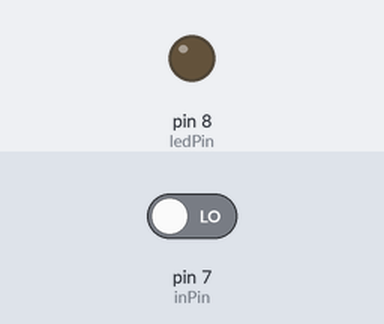
A sketch run on a simulated Arduino Uno, built with avr-gcc and run on an emulated ATmega328P. On the bench: output pins drawn as LEDs (lit = HIGH). Dashed ring = blinking. The inputs (shaded band) are chosen by the test bench; at power-on: pin 7 (inPin) LOW.

Above: at 1.2 s.
1.3 s: pin 7 (inPin) driven HIGH
At 1.6 s:
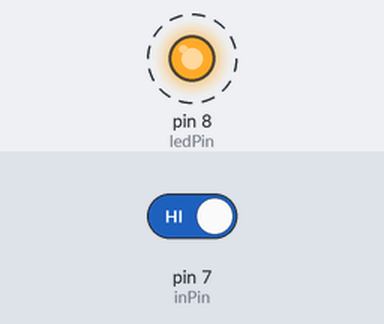
Timing chart, 0 to 10.3 s (numbered marks = the images above; inputs shaded):
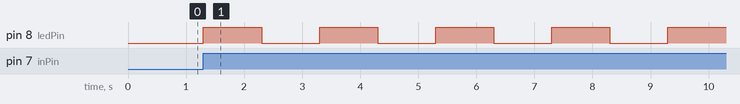

Measured:
- after the input at 1.3 s, pin 8 (ledPin): alternates HIGH for 1.0 s and LOW for 1.0 s, starting at once

The sketch:

TactileSwitch_Practice.ino
```cpp
int ledPin = 8;
int inPin = 7;

void setup() {
  pinMode(ledPin, OUTPUT);
  pinMode(inPin, INPUT);
}

void loop() {
  if( digitalRead(inPin) == HIGH )
  {
    while(true){
      digitalWrite(ledPin, HIGH);
      delay(1000);
      digitalWrite(ledPin, LOW);
      delay(1000);
      /*if(digitalRead(inPin) == HIGH)    If you want to be able to reset the loop
      {
        break;
      }*/
    }
    //delay(5000);
  }
}
```
